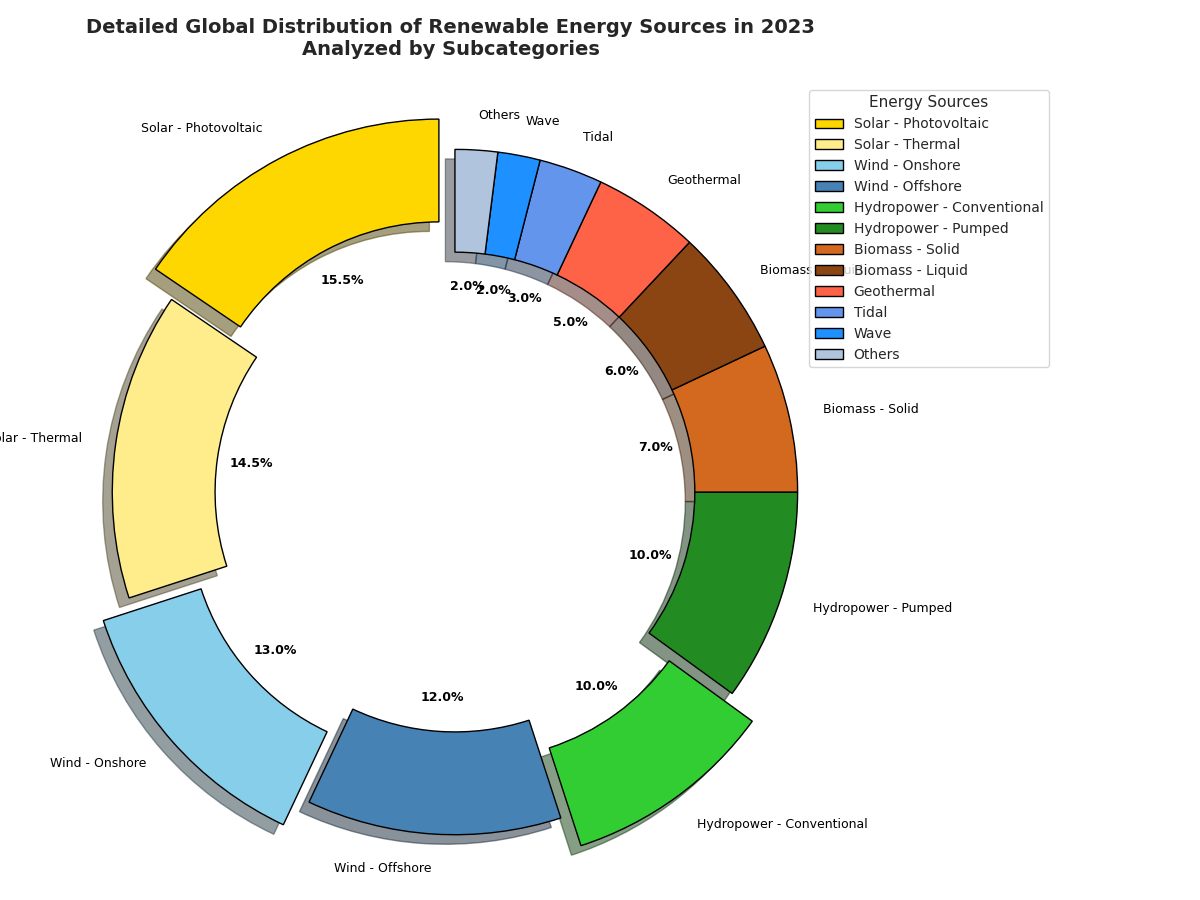

Here is the Python script that generated this plot:
import matplotlib.pyplot as plt

energy_sources = [
    'Solar - Photovoltaic', 'Solar - Thermal', 
    'Wind - Onshore', 'Wind - Offshore', 
    'Hydropower - Conventional', 'Hydropower - Pumped', 
    'Biomass - Solid', 'Biomass - Liquid',
    'Geothermal', 'Tidal', 'Wave', 'Others'
]

percentages = [15.5, 14.5, 13, 12, 10, 10, 7, 6, 5, 3, 2, 2]

colors = [
    '#FFD700', '#FFEC8B', 
    '#87CEEB', '#4682B4', 
    '#32CD32', '#228B22', 
    '#D2691E', '#8B4513', 
    '#FF6347', '#6495ED', 
    '#1E90FF', '#B0C4DE'
]

explode = (0.1, 0, 0.1, 0, 0.1, 0, 0, 0, 0, 0, 0, 0)

plt.figure(figsize=(12, 9))
wedges, texts, autotexts = plt.pie(
    percentages, labels=energy_sources, autopct='%1.1f%%', startangle=90,
    colors=colors, explode=explode, wedgeprops={'edgecolor': 'black', 'width': 0.3}, shadow=True
)

for text in texts + autotexts:
    text.set_fontsize(9)
    text.set_color('black')
for autotext in autotexts:
    autotext.set_fontweight('bold')

plt.title('Detailed Global Distribution of Renewable Energy Sources in 2023\nAnalyzed by Subcategories', fontsize=14, fontweight='bold', pad=20)

plt.legend(
    wedges, energy_sources, title="Energy Sources", loc='upper right', bbox_to_anchor=(1.2, 1),
    fontsize=10, title_fontsize='11'
)

plt.axis('equal')
plt.tight_layout(rect=[0, 0, 0.9, 1])

plt.show()
